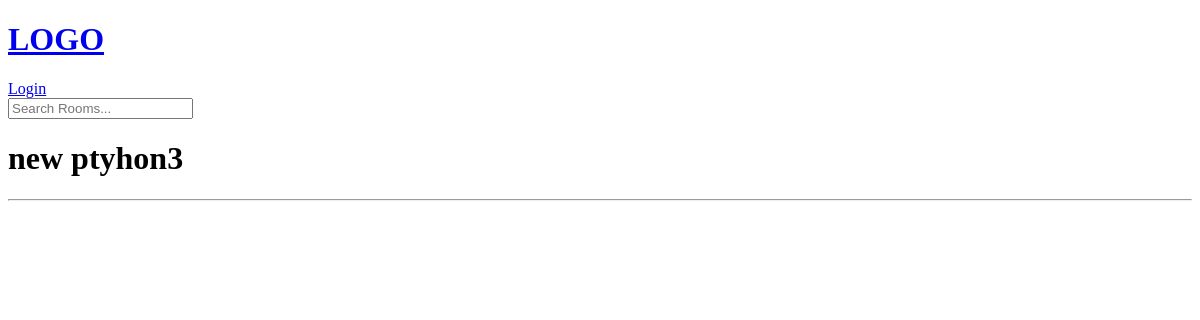
The page /room/6 on the database as committed earlier.
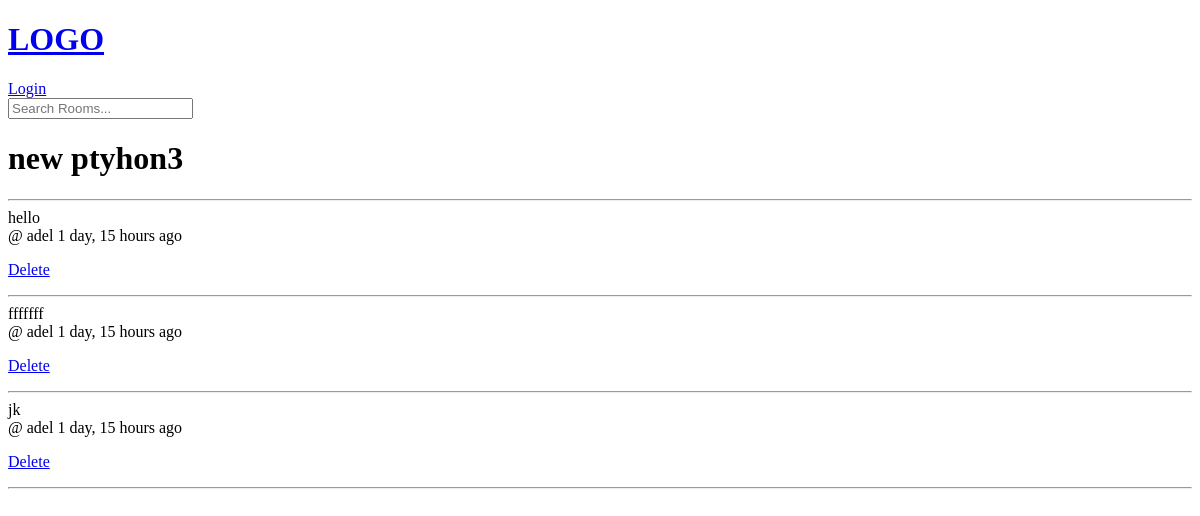
The same page on the database as committed later.
### main/models.py (models this page shows, shortened)
class Room(models.Model):
    host = models.ForeignKey(User, on_delete=models.CASCADE)
    topic = models.ForeignKey(Topic, on_delete=models.CASCADE)
    name = models.CharField(max_length=200)
    description = models.TextField(null=True, blank=True)
    updated_at = models.DateTimeField(auto_now=True)
    created_at = models.DateTimeField(auto_now_add=True)
    class Meta:
        ordering = ['-updated_at', '-created_at']

class Message(models.Model):
    room = models.ForeignKey(Room, on_delete=models.CASCADE)
    body = models.TextField()
    user = models.ForeignKey(User, on_delete=models.CASCADE)
    updated_at = models.DateTimeField(auto_now=True)
    created_at = models.DateTimeField(auto_now_add=True)
    def __str__(self) -> str:
            return self.body[0:50]

### main/views.py (the view, shortened to what this page needs)
def room(request, pk):
    room = Room.objects.get(id=pk)
    room_messages = room.message_set.all().order_by(
        '-created_at'
    )
    context = {'room': room, 'room_messages': room_messages}
    return render(request, 'main/room.html', context)

### main/templates/main/room.html (shortened to what this page needs)
{% extends 'main/main.html' %}
{% block content %}
    <h1>{{ room.name }}</h1>
    <hr>
    {% for message in room_messages %}
        {{ message }} <br>
        @ {{ message.user }}  {{ message.created_at|timesince }} ago <br>
        <p>
            <a href="{% url 'delete-message' message.id %}">Delete</a>
        </p>
        <hr>
    {% endfor %}
{% endblock %}

### main/templates/main/main.html (shortened to what this page needs)
<!DOCTYPE html>
<html lang="en">
  <head>
  </head>
  <body>
    <div>
      {% include 'main/navbar.html' %}
      <div>
        {% block content %}
        {% endblock %}
      </div>
    </div>
  </body>
</html>

### main/templates/main/navbar.html
<div>
  <a href="{% url 'home' %}">
    <h1>LOGO</h1>
  </a>
  <div>
    {% if request.user.is_authenticated %}
    <a href="{% url 'logout' %}">Logout</a>
    {% else %}
    <a href="{% url 'login' %}">Login</a>
    {% endif %}
  </div>
  <form method="GET" action="{% url 'home' %}">
    <input type="text" name="q" placeholder="Search Rooms..." />
  </form>
</div>

Rows that differ between the two databases and show on the page:
added Message: body "hello", user "adel", created_at "1 day, 15 hours"
added Message: body "fffffff", user "adel", created_at "1 day, 15 hours"
added Message: body "jk", user "adel", created_at "1 day, 15 hours"
